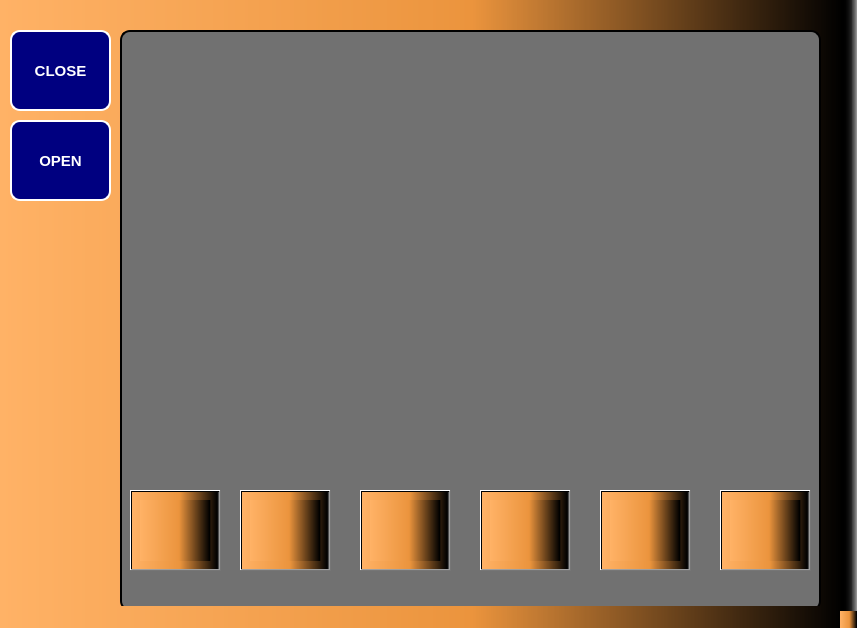
<?xml version="1.0" encoding="UTF-8"?>
<ui version="4.0">
 <class>MainWindow</class>
 <widget class="QMainWindow" name="MainWindow">
  <property name="geometry">
   <rect>
    <x>0</x>
    <y>0</y>
    <width>857</width>
    <height>628</height>
   </rect>
  </property>
  <property name="windowTitle">
   <string>MainWindow</string>
  </property>
  <property name="styleSheet">
   <string notr="true">background-color: qlineargradient(spread:pad, x1:0, y1:0, x2:1, y2:0, stop:0 rgba(255, 178, 102, 255), stop:0.55 rgba(235, 148, 61, 255), stop:0.98 rgba(0, 0, 0, 255), stop:1 rgba(0, 0, 0, 0));</string>
  </property>
  <widget class="QWidget" name="centralwidget">
   <widget class="QLabel" name="label">
    <property name="geometry">
     <rect>
      <x>120</x>
      <y>30</y>
      <width>701</width>
      <height>581</height>
     </rect>
    </property>
    <property name="autoFillBackground">
     <bool>false</bool>
    </property>
    <property name="styleSheet">
     <string notr="true">background-color: rgb(113, 113, 113);
color: rgb(255, 255, 255);
    border-style: outset;
    border-width: 2px;
    border-radius: 10px;
   
    font: bold 15px;
</string>
    </property>
    <property name="text">
     <string/>
    </property>
   </widget>
   <widget class="QPushButton" name="ekran_kapa">
    <property name="geometry">
     <rect>
      <x>10</x>
      <y>30</y>
      <width>101</width>
      <height>81</height>
     </rect>
    </property>
    <property name="styleSheet">
     <string notr="true">    background-color: navy;
color: rgb(255, 255, 255);
    border-style: outset;
    border-width: 2px;
    border-radius: 10px;
   
    font: bold 15px;
</string>
    </property>
    <property name="text">
     <string>CLOSE</string>
    </property>
   </widget>
   <widget class="QPushButton" name="ekran_ac">
    <property name="geometry">
     <rect>
      <x>10</x>
      <y>120</y>
      <width>101</width>
      <height>81</height>
     </rect>
    </property>
    <property name="styleSheet">
     <string notr="true">    background-color: navy;
color: rgb(255, 255, 255);
    border-style: outset;
    border-width: 2px;
    border-radius: 10px;
   
    font: bold 15px;
</string>
    </property>
    <property name="text">
     <string>OPEN</string>
    </property>
   </widget>
   <widget class="QPushButton" name="maske1">
    <property name="geometry">
     <rect>
      <x>130</x>
      <y>490</y>
      <width>91</width>
      <height>81</height>
     </rect>
    </property>
    <property name="text">
     <string/>
    </property>
   </widget>
   <widget class="QPushButton" name="maske2">
    <property name="geometry">
     <rect>
      <x>240</x>
      <y>490</y>
      <width>91</width>
      <height>81</height>
     </rect>
    </property>
    <property name="text">
     <string/>
    </property>
   </widget>
   <widget class="QPushButton" name="maske3">
    <property name="geometry">
     <rect>
      <x>360</x>
      <y>490</y>
      <width>91</width>
      <height>81</height>
     </rect>
    </property>
    <property name="text">
     <string/>
    </property>
   </widget>
   <widget class="QPushButton" name="maske5">
    <property name="geometry">
     <rect>
      <x>480</x>
      <y>490</y>
      <width>91</width>
      <height>81</height>
     </rect>
    </property>
    <property name="text">
     <string/>
    </property>
   </widget>
   <widget class="QPushButton" name="maske6">
    <property name="geometry">
     <rect>
      <x>600</x>
      <y>490</y>
      <width>91</width>
      <height>81</height>
     </rect>
    </property>
    <property name="text">
     <string/>
    </property>
   </widget>
   <widget class="QPushButton" name="maske7">
    <property name="geometry">
     <rect>
      <x>720</x>
      <y>490</y>
      <width>91</width>
      <height>81</height>
     </rect>
    </property>
    <property name="text">
     <string/>
    </property>
   </widget>
   <widget class="QLabel" name="labelmaske1">
    <property name="geometry">
     <rect>
      <x>140</x>
      <y>500</y>
      <width>71</width>
      <height>61</height>
     </rect>
    </property>
    <property name="text">
     <string/>
    </property>
   </widget>
   <widget class="QLabel" name="labelmaske1_2">
    <property name="geometry">
     <rect>
      <x>250</x>
      <y>500</y>
      <width>71</width>
      <height>61</height>
     </rect>
    </property>
    <property name="text">
     <string/>
    </property>
   </widget>
   <widget class="QLabel" name="labelmaske1_3">
    <property name="geometry">
     <rect>
      <x>370</x>
      <y>500</y>
      <width>71</width>
      <height>61</height>
     </rect>
    </property>
    <property name="text">
     <string/>
    </property>
   </widget>
   <widget class="QLabel" name="labelmaske1_4">
    <property name="geometry">
     <rect>
      <x>490</x>
      <y>500</y>
      <width>71</width>
      <height>61</height>
     </rect>
    </property>
    <property name="text">
     <string/>
    </property>
   </widget>
   <widget class="QLabel" name="labelmaske1_5">
    <property name="geometry">
     <rect>
      <x>610</x>
      <y>500</y>
      <width>71</width>
      <height>61</height>
     </rect>
    </property>
    <property name="text">
     <string/>
    </property>
   </widget>
   <widget class="QLabel" name="labelmaske1_6">
    <property name="geometry">
     <rect>
      <x>730</x>
      <y>500</y>
      <width>71</width>
      <height>61</height>
     </rect>
    </property>
    <property name="text">
     <string/>
    </property>
   </widget>
  </widget>
  <widget class="QMenuBar" name="menubar">
   <property name="geometry">
    <rect>
     <x>0</x>
     <y>0</y>
     <width>857</width>
     <height>25</height>
    </rect>
   </property>
  </widget>
  <widget class="QStatusBar" name="statusbar"/>
 </widget>
 <resources/>
 <connections/>
</ui>
